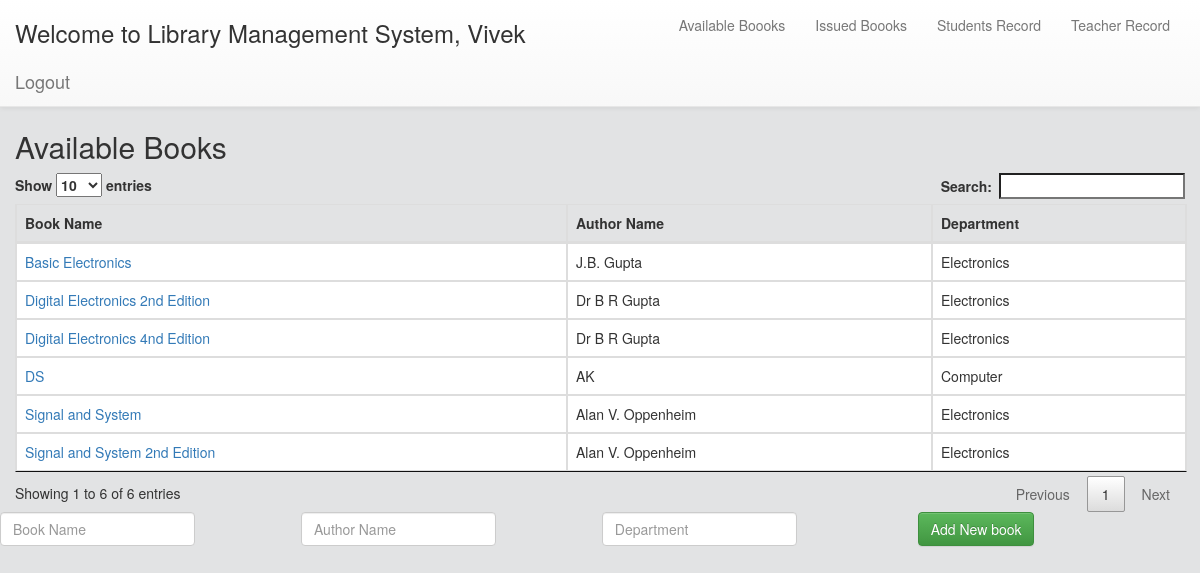
The app's page /available_books (signed in) with its own data.
### libm/models.py (models this page shows)
class AvailableBook(models.Model, dict):
    book_name = models.CharField(max_length=100,default=None)
    Author_name = models.CharField(max_length = 100, default=None)
    Department = models.CharField(max_length = 100, default=None)

### libm/views.py (the view)
# urls.py: url(r'^available_books', avbooks, name="avBooks"),
@cache_control(no_cache=True, must_revalidate=True, no_store=True)
def avbooks(request):
     try:
        user = request.session["user"]
        if user:
           avbooks = AvailableBook.objects.all()
           return render(request, 'lib.html', {'avbooks':avbooks, 'user':user})
        else:
           return redirect("/")
     except KeyError:
        return redirect("/")

### libm/templates/lib.html (shortened to what this page needs)
<!DOCTYPE html>
<html>
    <head>
    {% include 'bootstrap.html' %}
    <link rel="stylesheet" href="../static/libm/css/style.css">
    <link href="//cdnjs.cloudflare.com/ajax/libs/x-editable/1.5.0/bootstrap3-editable/css/bootstrap-editable.css" rel="stylesheet"/>
  </head>
  <body>
     <nav id="menu" style="background-color:white;" class="navbar navbar-default navbar-fixed-top">
     <div class="container-fluid">
       <div class="navbar-header">
         {% if user %}
           <h3>Welcome to Library Management System, {{user}} </h3>
           <a href="/logout" class="navbar-brand">Logout</a>
         {%endif%}
        </div>
       <ul class="nav navbar-nav pull-right">
         <li><a href="/available_books">Available Boooks</a></li>
         <li><a href="/issued_books">Issued Boooks</a></li>
         <li><a href="/student_record">Students Record</a></li>
         <li><a href="/teacher_record">Teacher Record</a></li>
        </ul>
        </div>
      </nav>
    <div class="container" >
     <div class="row">
       <div id="status"></div>
       <h2>Available Books</h2>
        <table id="book_search" class="table table-bordered">
          <thead>
            <tr>
              <th>Book Name</th>
              <th>Author Name</th>
              <th>Department</th>
            </tr>
          </thead>
          <tbody>
            {% for e in avbooks %}
             <tr>
              <td> <a href="#" data-pk="1"> {{e.book_name}}</a> </td>
              <td>{{e.Author_name}}</td>
              <td>{{e.Department}}</td>
             </tr>
            {% endfor %}
          </tbody>
        </table>
        <form class="form-inline" action="#" role="form">{%csrf_token %}
         <div class="form-group book_form">
           <input type="text" class="form-control" id="book_name" placeholder="Book Name">
          </div>
          <div class="form-group book_form">
            <input type="text" class="form-control" id="authName" placeholder="Author Name">
         </div>
          <div class="form-group book_form">
            <input type="text" class="form-control" id="dpt" placeholder="Department">
         </div>
          <button class="btn btn-success" id="Addbooks">Add New book</button>
         </form>
     </div>
    </div>
   </body>
 </html>

### libm/static/libm/css/style.css (style rules this page uses)
body { background-color:#e2e3e4; padding-top: 110px; }
.book_form { //margin-top:10%; //padding:4%; margin-right:10%; margin-left:-15px; }

### records on screen
AvailableBook: book_name "Digital Electronics 2nd Edition", Author_name "Dr B R Gupta", Department "Electronics"
AvailableBook: book_name "Digital Electronics 4nd Edition", Author_name "Dr B R Gupta", Department "Electronics"
AvailableBook: book_name "Signal and System", Author_name "Alan V. Oppenheim", Department "Electronics"
AvailableBook: book_name "Signal and System 2nd Edition", Author_name "Alan V. Oppenheim", Department "Electronics"
AvailableBook: book_name "Basic Electronics", Author_name "J.B. Gupta", Department "Electronics"
AvailableBook: book_name "DS", Author_name "AK", Department "Computer"

### other values on screen
{{ user }} "Vivek"
